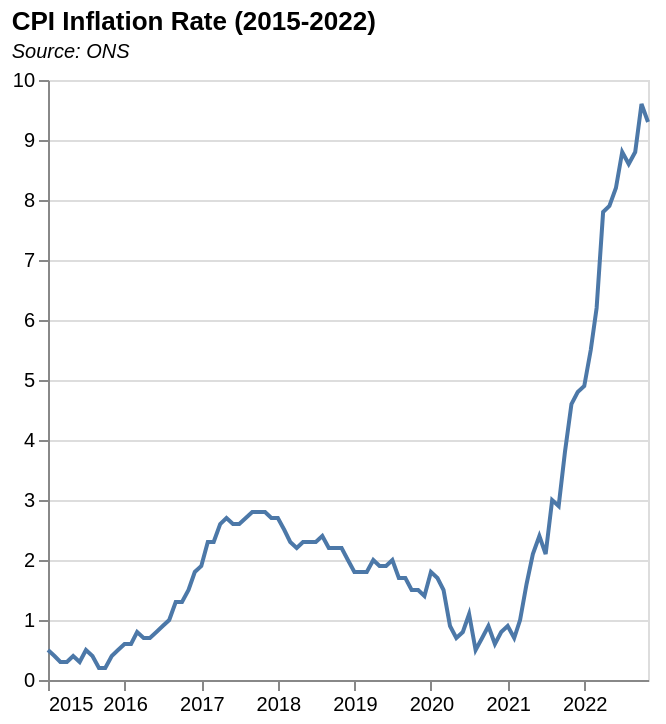

This figure's Vega-Lite source:
### Vega-Lite specification from a JSON file in a GitHub repository (floating-point values rounded to 4 significant figures)
{"$schema": "https://vega.github.io/schema/vega-lite/v5.json", "description": "Stock prices of 5 Tech Companies over Time.", "data": {"values": [{"Date": "2015-01-01", "Rate": "0.5"}, {"Date": "2015-02-01", "Rate": "0.4"}, {"Date": "2015-03-01", "Rate": "0.3"}, {"Date": "2015-04-01", "Rate": "0.3"}, {"Date": "2015-05-01", "Rate": "0.4"}, {"Date": "2015-06-01", "Rate": "0.3"}, {"Date": "2015-07-01", "Rate": "0.5"}, {"Date": "2015-08-01", "Rate": "0.4"}, {"Date": "2015-09-01", "Rate": "0.2"}, {"Date": "2015-10-01", "Rate": "0.2"}, {"Date": "2015-11-01", "Rate": "0.4"}, {"Date": "2015-12-01", "Rate": "0.5"}, {"Date": "2016-01-01", "Rate": "0.6"}, {"Date": "2016-02-01", "Rate": "0.6"}, {"Date": "2016-03-01", "Rate": "0.8"}, {"Date": "2016-04-01", "Rate": "0.7"}, {"Date": "2016-05-01", "Rate": "0.7"}, {"Date": "2016-06-01", "Rate": "0.8"}, {"Date": "2016-07-01", "Rate": "0.9"}, {"Date": "2016-08-01", "Rate": "1"}, {"Date": "2016-09-01", "Rate": "1.3"}, {"Date": "2016-10-01", "Rate": "1.3"}, {"Date": "2016-11-01", "Rate": "1.5"}, {"Date": "2016-12-01", "Rate": "1.8"}, {"Date": "2017-01-01", "Rate": "1.9"}, {"Date": "2017-02-01", "Rate": "2.3"}, {"Date": "2017-03-01", "Rate": "2.3"}, {"Date": "2017-04-01", "Rate": "2.6"}, {"Date": "2017-05-01", "Rate": "2.7"}, {"Date": "2017-06-01", "Rate": "2.6"}, {"Date": "2017-07-01", "Rate": "2.6"}, {"Date": "2017-08-01", "Rate": "2.7"}, {"Date": "2017-09-01", "Rate": "2.8"}, {"Date": "2017-10-01", "Rate": "2.8"}, {"Date": "2017-11-01", "Rate": "2.8"}, {"Date": "2017-12-01", "Rate": "2.7"}, {"Date": "2018-01-01", "Rate": "2.7"}, {"Date": "2018-02-01", "Rate": "2.5"}, {"Date": "2018-03-01", "Rate": "2.3"}, {"Date": "2018-04-01", "Rate": "2.2"}, {"Date": "2018-05-01", "Rate": "2.3"}, {"Date": "2018-06-01", "Rate": "2.3"}, {"Date": "2018-07-01", "Rate": "2.3"}, {"Date": "2018-08-01", "Rate": "2.4"}, {"Date": "2018-09-01", "Rate": "2.2"}, {"Date": "2018-10-01", "Rate": "2.2"}, {"Date": "2018-11-01", "Rate": "2.2"}, {"Date": "2018-12-01", "Rate": "2"}, {"Date": "2019-01-01", "Rate": "1.8"}, {"Date": "2019-02-01", "Rate": "1.8"}, {"Date": "2019-03-01", "Rate": "1.8"}, {"Date": "2019-04-01", "Rate": "2"}, {"Date": "2019-05-01", "Rate": "1.9"}, {"Date": "2019-06-01", "Rate": "1.9"}, {"Date": "2019-07-01", "Rate": "2"}, {"Date": "2019-08-01", "Rate": "1.7"}, {"Date": "2019-09-01", "Rate": "1.7"}, {"Date": "2019-10-01", "Rate": "1.5"}, {"Date": "2019-11-01", "Rate": "1.5"}, {"Date": "2019-12-01", "Rate": "1.4"}, {"Date": "2020-01-01", "Rate": "1.8"}, {"Date": "2020-02-01", "Rate": "1.7"}, {"Date": "2020-03-01", "Rate": "1.5"}, {"Date": "2020-04-01", "Rate": "0.9"}, {"Date": "2020-05-01", "Rate": "0.7"}, {"Date": "2020-06-01", "Rate": "0.8"}, {"Date": "2020-07-01", "Rate": "1.1"}, {"Date": "2020-08-01", "Rate": "0.5"}, {"Date": "2020-09-01", "Rate": "0.7"}, {"Date": "2020-10-01", "Rate": "0.9"}, {"Date": "2020-11-01", "Rate": "0.6"}, {"Date": "2020-12-01", "Rate": "0.8"}, {"Date": "2021-01-01", "Rate": "0.9"}, {"Date": "2021-02-01", "Rate": "0.7"}, {"Date": "2021-03-01", "Rate": "1"}, {"Date": "2021-04-01", "Rate": "1.6"}, {"Date": "2021-05-01", "Rate": "2.1"}, {"Date": "2021-06-01", "Rate": "2.4"}, {"Date": "2021-07-01", "Rate": "2.1"}, {"Date": "2021-08-01", "Rate": "3"}, {"Date": "2021-09-01", "Rate": "2.9"}, {"Date": "2021-10-01", "Rate": "3.8"}, {"Date": "2021-11-01", "Rate": "4.6"}, {"Date": "2021-12-01", "Rate": "4.8"}, {"Date": "2022-01-01", "Rate": "4.9"}, {"Date": "2022-02-01", "Rate": "5.5"}, {"Date": "2022-03-01", "Rate": "6.2"}, {"Date": "2022-04-01", "Rate": "7.8"}, {"Date": "2022-05-01", "Rate": "7.9"}, {"Date": "2022-06-01", "Rate": "8.2"}, {"Date": "2022-07-01", "Rate": "8.8"}, {"Date": "2022-08-01", "Rate": "8.6"}, {"Date": "2022-09-01", "Rate": "8.8"}, {"Date": "2022-10-01", "Rate": "9.6"}, {"Date": "2022-11-01", "Rate": "9.3"}], "format": {"parse": {"Date": "date"}}}, "title": {"text": "CPI Inflation Rate (2015-2022)", "subtitle": ["Source: ONS"], "subtitleFontStyle": "italic", "subtitleFontSize": 10, "anchor": "start"}, "transform": [{"filter": {"timeUnit": "year", "field": "Date", "gte": "2010"}}], "height": 300, "width": 300, "mark": "line", "encoding": {"x": {"field": "Date", "type": "temporal", "axis": {"grid": false}, "title": null}, "y": {"field": "Rate", "type": "quantitative", "scale": {"zero": false}, "title": null}}}
